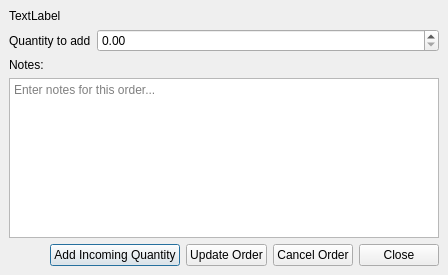
<?xml version="1.0" encoding="UTF-8"?>
<ui version="4.0">
 <class>Form</class>
 <widget class="QDialog" name="Form">
  <property name="geometry">
   <rect>
    <x>0</x>
    <y>0</y>
    <width>448</width>
    <height>275</height>
   </rect>
  </property>
  <property name="windowTitle">
   <string>Form</string>
  </property>
  <layout class="QHBoxLayout" name="horizontalLayout">
   <property name="spacing">
    <number>0</number>
   </property>
   <property name="leftMargin">
    <number>0</number>
   </property>
   <property name="topMargin">
    <number>0</number>
   </property>
   <property name="rightMargin">
    <number>0</number>
   </property>
   <property name="bottomMargin">
    <number>0</number>
   </property>
   <item>
    <widget class="QWidget" name="widget" native="true">
     <property name="contextMenuPolicy">
      <enum>Qt::ActionsContextMenu</enum>
     </property>
     <property name="autoFillBackground">
      <bool>false</bool>
     </property>
     <property name="styleSheet">
      <string notr="true"/>
     </property>
     <layout class="QVBoxLayout" name="verticalLayout_3" stretch="0">
      <property name="leftMargin">
       <number>0</number>
      </property>
      <property name="topMargin">
       <number>0</number>
      </property>
      <property name="rightMargin">
       <number>0</number>
      </property>
      <property name="bottomMargin">
       <number>0</number>
      </property>
      <item>
       <layout class="QVBoxLayout" name="verticalLayout" stretch="0,0,0,0,0">
        <property name="leftMargin">
         <number>9</number>
        </property>
        <property name="topMargin">
         <number>9</number>
        </property>
        <property name="rightMargin">
         <number>9</number>
        </property>
        <property name="bottomMargin">
         <number>9</number>
        </property>
        <item>
         <widget class="QLabel" name="lblMessage">
          <property name="sizePolicy">
           <sizepolicy hsizetype="Preferred" vsizetype="Minimum">
            <horstretch>0</horstretch>
            <verstretch>0</verstretch>
           </sizepolicy>
          </property>
          <property name="text">
           <string>TextLabel</string>
          </property>
          <property name="alignment">
           <set>Qt::AlignLeading|Qt::AlignLeft|Qt::AlignTop</set>
          </property>
          <property name="wordWrap">
           <bool>true</bool>
          </property>
         </widget>
        </item>
        <item>
         <layout class="QHBoxLayout" name="horizontalLayout_2" stretch="0,1">
          <item>
           <widget class="QLabel" name="label">
            <property name="text">
             <string>Quantity to add</string>
            </property>
            <property name="buddy">
             <cstring>doubleSpinBox_quantity</cstring>
            </property>
           </widget>
          </item>
          <item>
           <widget class="QDoubleSpinBox" name="doubleSpinBox_quantity">
            <property name="toolTip">
             <string>You will see this number in the order pending button.</string>
            </property>
            <property name="wrapping">
             <bool>false</bool>
            </property>
            <property name="frame">
             <bool>true</bool>
            </property>
            <property name="buttonSymbols">
             <enum>QAbstractSpinBox::UpDownArrows</enum>
            </property>
            <property name="specialValueText">
             <string/>
            </property>
            <property name="showGroupSeparator" stdset="0">
             <bool>false</bool>
            </property>
            <property name="maximum">
             <double>9999999999999.000000000000000</double>
            </property>
           </widget>
          </item>
         </layout>
        </item>
        <item>
         <widget class="QLabel" name="label_2">
          <property name="text">
           <string>Notes:</string>
          </property>
          <property name="buddy">
           <cstring>textEdit_notes</cstring>
          </property>
         </widget>
        </item>
        <item>
         <widget class="QTextEdit" name="textEdit_notes">
          <property name="toolTip">
           <string>You will see these notes when you hover over the order pending button</string>
          </property>
          <property name="placeholderText">
           <string>Enter notes for this order...</string>
          </property>
         </widget>
        </item>
        <item>
         <layout class="QHBoxLayout" name="buttonsLayout">
          <item>
           <spacer name="horizontalSpacer">
            <property name="orientation">
             <enum>Qt::Horizontal</enum>
            </property>
            <property name="sizeHint" stdset="0">
             <size>
              <width>40</width>
              <height>20</height>
             </size>
            </property>
           </spacer>
          </item>
          <item>
           <widget class="QPushButton" name="pushButton_add_incoming_quantity">
            <property name="toolTip">
             <string>Will add quantity to the component and close the order if the order quantity is lower than zero.</string>
            </property>
            <property name="text">
             <string>Add Incoming Quantity</string>
            </property>
           </widget>
          </item>
          <item>
           <widget class="QPushButton" name="pushButton_update_order">
            <property name="toolTip">
             <string>Will only update notes and the quantity to add. It will NOT add quantity to the component.</string>
            </property>
            <property name="text">
             <string>Update Order</string>
            </property>
           </widget>
          </item>
          <item>
           <widget class="QPushButton" name="pushButton_cancel_order">
            <property name="maximumSize">
             <size>
              <width>16777215</width>
              <height>16777215</height>
             </size>
            </property>
            <property name="toolTip">
             <string>Will delete this order.</string>
            </property>
            <property name="text">
             <string>Cancel Order</string>
            </property>
           </widget>
          </item>
          <item>
           <widget class="QPushButton" name="pushButton_cancel">
            <property name="maximumSize">
             <size>
              <width>16777215</width>
              <height>16777215</height>
             </size>
            </property>
            <property name="toolTip">
             <string>Will do close this window.</string>
            </property>
            <property name="text">
             <string>Close</string>
            </property>
           </widget>
          </item>
         </layout>
        </item>
       </layout>
      </item>
     </layout>
    </widget>
   </item>
  </layout>
 </widget>
 <tabstops>
  <tabstop>doubleSpinBox_quantity</tabstop>
 </tabstops>
 <resources/>
 <connections/>
</ui>
